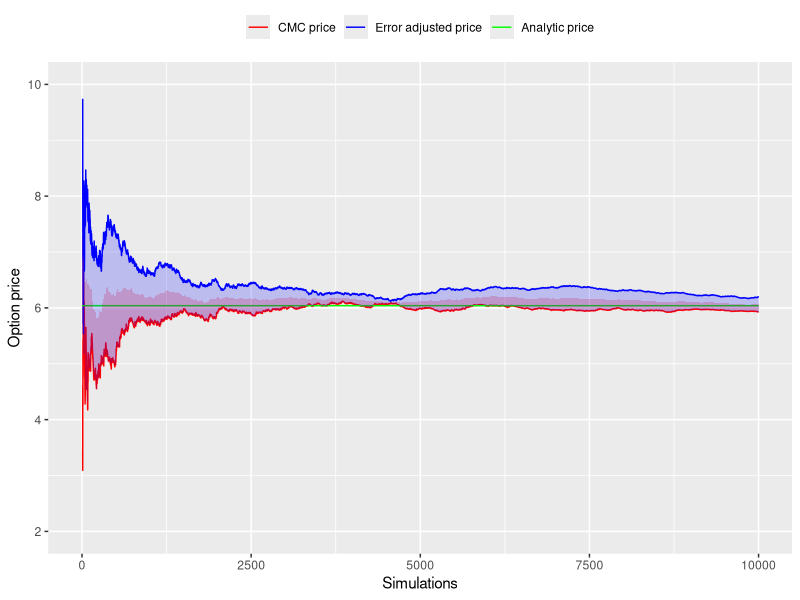
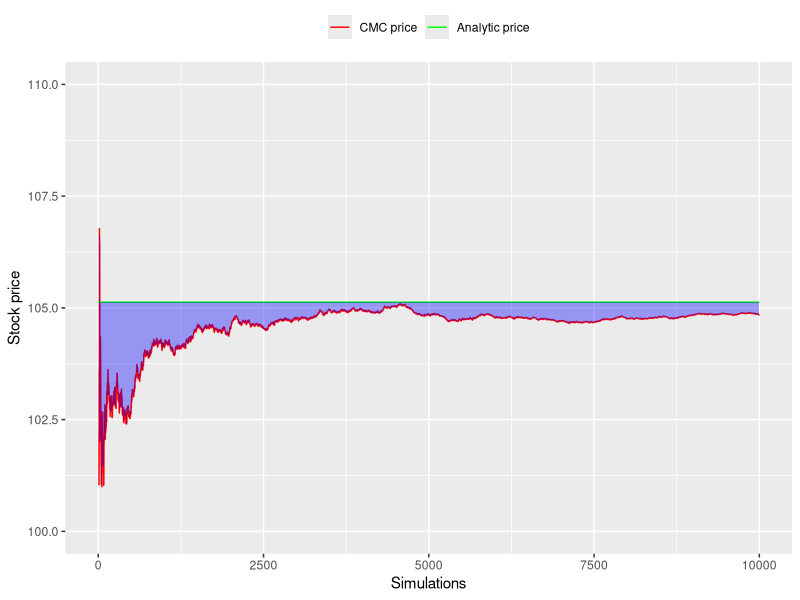
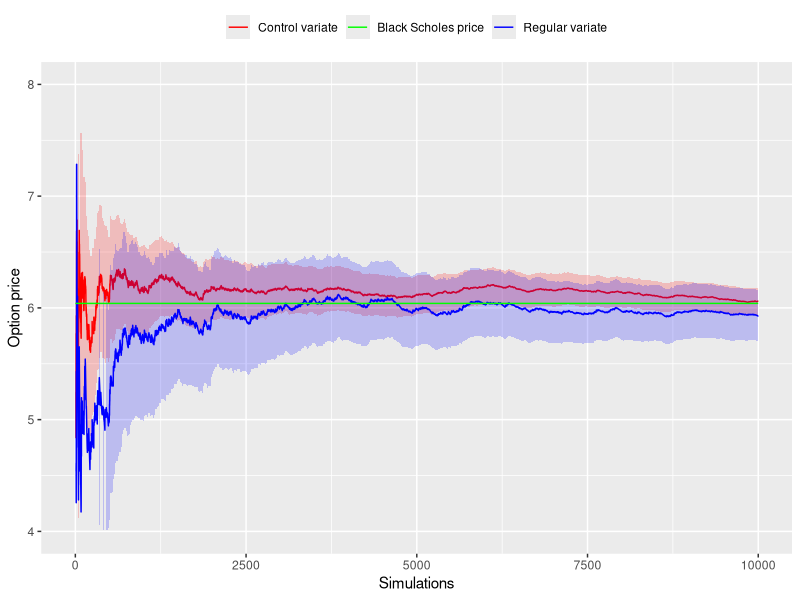

The R source for these figures, in order:
library(ggplot2)

# Initial European call option price function
bs <- function(price, vol, mat, rate, strike){
  d1 <- (log(price / strike) + (rate + 0.5 * vol ** 2) * mat)/(vol * sqrt(mat))
  d2 <- d1 - vol * sqrt(mat)
  
  # mean and sd do not need to be specified: default to N(0,1)
  n1 <- pnorm(d1, mean = 0, sd = 1)
  n2 <- pnorm(d2, mean = 0, sd = 1)
  dc <- exp(-rate * mat)
  
  return(price * n1 - dc * strike * n2)
}

n <- 10000
s <- 100
k <- 110
r <- 0.05
v <- 0.2
mat <- 1
dt  <- 1 / 1000
ts  <- mat / dt
# 
# drift <- (r - 0.5 * v ** 2) * mat
# vol   <- v * sqrt(mat)
# dc    <- exp(-r*mat)
# 
# z <- rnorm(n)
# 
# stock  <- s * exp(drift + vol * z)
# payoff <- pmax(stock - k, 0)

# ggplot(NULL) + 
#   geom_point(aes(x = stock, y = payoff),
#              alpha = 0.5, shape = 1) + 
#   labs(x = 'Option payoff', y = 'Stock price')

# Simulation accuracy plot
n <- 10000
price <- bs(price = s, vol = v, mat = mat, rate = r, strike = k)
price <- rep(price, n)

z <- rnorm(n, 0, 1)

dc    <- exp(-r * mat)
drift <- (r - 0.5 * v ** 2) * mat
vol   <- v * sqrt(mat)

# analytic stock price
stock_price <- exp(r * mat) * s
stock_price <- rep(stock_price, n)

s_price    <- s_mat     <- rep(0, n)

cmc_payoff <- cmc_price <- cmc_se <- rep(0, n)
cv_payoff  <- cv_price  <- cv_se  <- rep(0, n)

# experiment
s_error <- price_adj <- rep(0,n)

for (i in 1:(n)){
  s_mat[i]   <- s * exp(drift + vol * z[i])
  s_price[i] <- sum(s_mat) / i
  
  cmc_payoff[i] <- dc * pmax(s_mat[i] - k, 0)
  cmc_price[i]  <- sum(cmc_payoff) / i
  cmc_se[i]     <- sd(cmc_payoff[1:i]) / sqrt(i)
  
  s_error[i]    <- dc * (stock_price[i] - s_mat[i])
  price_adj[i]  <- sum(s_error) / i
  
  if (i > 1){
    beta <- sum((cmc_payoff[1:i] - cmc_price[i]) * (s_mat[1:i] - s_price[i])) /
      sum((s_mat[1:i] - s_price[i]) ** 2)
    
    cv_price[i] <- sum(cmc_payoff[1:i] - beta * (s_mat[1:i] - stock_price[i])) / i
    cv_se[i]    <-  sd(cmc_payoff[1:i] - beta * (s_mat[1:i] - stock_price[i])) / sqrt(i)
  } else {
    cv_price[i] <- cmc_price[i]
  }
  if (i == 2){cv_se[i-1] <- cv_se[i]}
}

cmc_upper     <- cmc_price + price_adj
cmc_adjusted  <- cmc_price + 0.5 * price_adj
cmc_adj_upper <- price_adj + 0.5 * cmc_price

cv_top <- cv_price + 1.96 * cv_se
cv_bot <- cv_price - 1.96 * cv_se
cmc_top <- cmc_price + 1.96 * cmc_se
cmc_bot <- cmc_price - 1.96 * cmc_se

x <- seq(1, n, 1)
ggplot(NULL) +
  geom_line(aes(x = x,
                y = cmc_price,
                col = 'CMC price')) +
  geom_line(aes(x = x,
                y = cmc_upper,
                col = 'Error adjusted price')) +
  geom_line(aes(x = x,
                y = price,
                col = 'Analytic price')) +
  geom_ribbon(aes(x = x,
                  ymin = cmc_adjusted,
                  ymax = cmc_price),
              fill = 'red',
              alpha = 0.2) +
  geom_ribbon(aes(x = x,
                  ymin = cmc_price,
                  ymax = cmc_upper),
              fill = 'blue',
              alpha = 0.2) +
  ylim(2,10) +
  labs(x = 'Simulations', y = 'Option price') +
  scale_colour_manual(values = c('CMC price' = 'red', 
                                 'Error adjusted price' = 'blue',
                                 'Analytic price' = 'green'),
                      breaks=c('CMC price',
                               'Error adjusted price',
                               'Analytic price')) +
  theme(legend.position = 'top',
        legend.direction = 'horizontal',
        legend.title = element_blank())

ggplot(NULL) +
  geom_line(aes(x = x,
                y = s_price,
                col = 'CMC price')) +
  geom_line(aes(x = x,
                y = stock_price,
                col = 'Analytic price')) +
  geom_ribbon(aes(x = x,
                  ymin = s_price,
                  ymax = stock_price),
              fill = 'blue',
              alpha = 0.2) +
  geom_ribbon(aes(x = x,
                  ymin = stock_price,
                  ymax = s_price),
              fill = 'blue',
              alpha = 0.2) +
  ylim(100,110) +
  labs(x = 'Simulations', y = 'Stock price') +
  scale_colour_manual(values = c('CMC price' = 'red', 
                                 'Analytic price' = 'green'),
                      breaks=c('CMC price',
                               'Analytic price')) +
  theme(legend.position = 'top',
        legend.direction = 'horizontal',
        legend.title = element_blank())


ggplot(NULL) +
  geom_line(aes(x = x,
                y = cv_price,
                colour = 'Control variate')) +
  geom_ribbon(aes(x = x,
                  ymin = cv_bot,
                  ymax = cv_top),
              fill = 'red',
              alpha = 0.2) +
  geom_line(aes(x = x,
                y = cmc_price,
                colour = 'Regular variate')) +
  geom_ribbon(aes(x = x,
                  ymin = cmc_bot,
                  ymax = cmc_top),
              fill = 'blue',
              alpha = 0.2) +
  geom_line(aes(x = x,
                y = price,
                colour = 'Black Scholes price')) +
  ylim(4,8) +
  labs(x = 'Simulations', y = 'Option price') +
  scale_colour_manual(values = c('Control variate' = 'red', 
                                 'Black Scholes price' = 'green', 
                                 'Regular variate' = 'blue'),
                      breaks=c('Control variate',
                               'Black Scholes price',
                               'Regular variate')) +
  theme(legend.position = 'top',
        legend.direction = 'horizontal',
        legend.title = element_blank())

# Values coordinates colours with labels
# breaks controls ordering